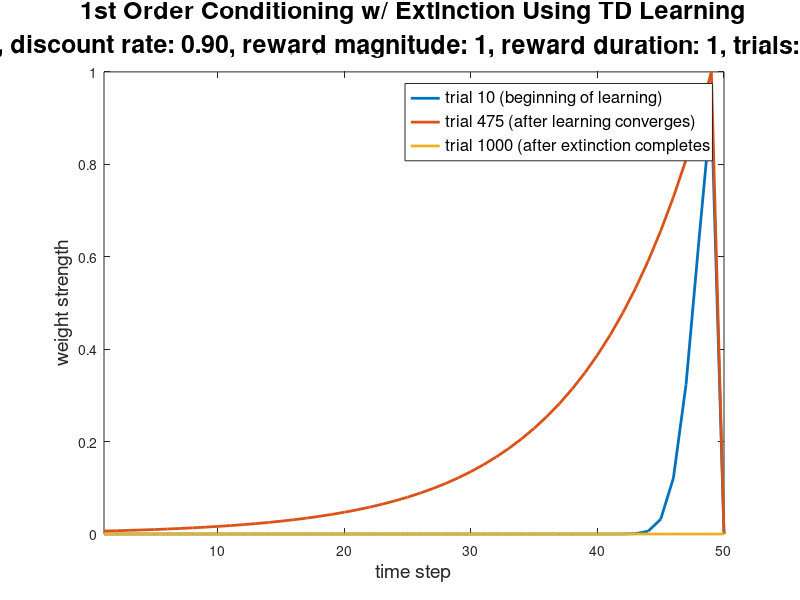
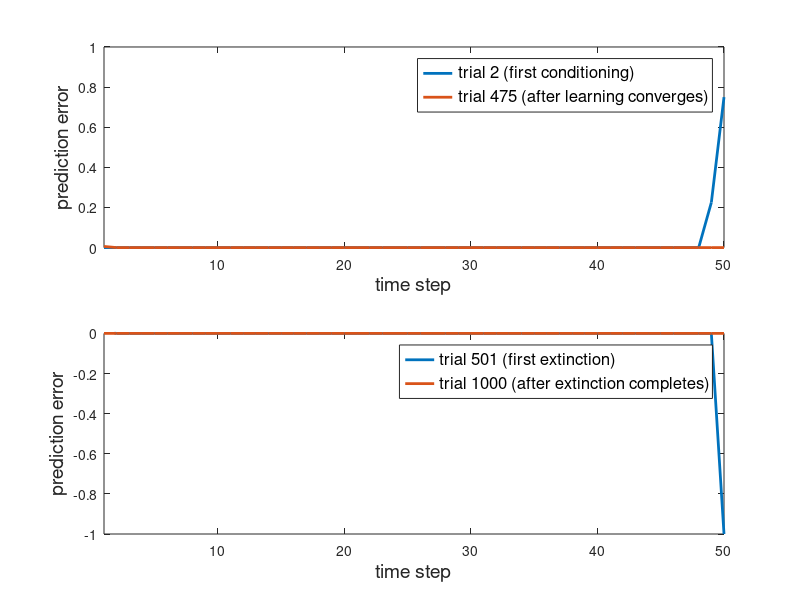

MATLAB code for these plots, in order: (Note: this script raises an error after producing the figures.)
% temporal difference learning model
% extension of the rescorla-wagner model
alpha=.25; % learning rate
gamma = 0.9; % discount rate
lambda=1; % reward magnitude (strength)
lambda_duration = 1; % reward duration, length reward is active

trainN = 1000; % number of training examples

time_steps=50; % how long from stimulus to reward

% vector to keep track of current time-step. which is active and which are 
% inactive. represents current time
time_representation = zeros(1,time_steps); 
% keep track of values for each time step. prediction weights
value_prediction = zeros(1,time_steps); 
% keep record of each value for all trials
value_prediction_mat = zeros(trainN,time_steps);
prediction_error_mat = zeros(trainN,time_steps);

for tN = 1:trainN % which trial
    last_prediction=0; % no prediction of reward when starting out
    if (tN > 500)
        lambda = 0; % extinction of reward after 500 trials
    end
    for timeN = 1:time_steps % which time step of current trial
        if (timeN==50) %reward time
            current_reward = lambda;
        else % no reward
            current_reward = 0;
        end
        time_representation = 0.*time_representation; % reset to 0
        if (timeN>10) % first stimulus
            time_representation(timeN) = 1; 
        end
        time_representation(timeN) = 1; % assign current time a value of 1
        % step 1 calculate predicted reward
        current_prediction = sum(value_prediction.*time_representation);
        % step 2 calculate prediction error, 2nd version diff from slides
        prediction_error = current_reward+gamma.*current_prediction-last_prediction;
        % step 3 calculate weight update
        if (timeN > 1)
            value_prediction(timeN-1)=value_prediction(timeN-1)+alpha.*prediction_error;
        end
        
        last_prediction=current_prediction; % update your last prediction for next timestep
        value_prediction_mat(tN,timeN) = last_prediction;
        prediction_error_mat(tN,timeN) = prediction_error;
    end
end
    
% plot 1: value function (weights)
figure(1), clf
plot(value_prediction_mat(10,:),'LineWidth',2); % trial 10 (beginning of learning) 
hold on
plot(value_prediction_mat(475,:),'LineWidth',2); % trial 475 (after learning converges) 
plot(value_prediction_mat(1000,:),'LineWidth',2); % trial 1000 (after extinction completes) 
xlabel('time step','FontSize',14), ylabel('weight strength','FontSize',14)
legend('trial 10 (beginning of learning)',...
    'trial 475 (after learning converges)','trial 1000 (after extinction completes','FontSize',12,'Location','best')
set(gca,'xlim',[1 50])
title(sprintf('1st Order Conditioning w/ Extinction Using TD Learning\nlearning rate: %1.2f, discount rate: %1.2f, reward magnitude: %d, reward duration: %d, trials: %d, time steps: %d',alpha,gamma,lambda+1,lambda_duration,trainN,time_steps),'FontSize',18)

% plot 2: prediction error
figure(2), clf
subplot(211)
plot(prediction_error_mat(2,:),'LineWidth',2); % trial 2 (first conditioning) 
hold on
plot(prediction_error_mat(475,:),'LineWidth',2); % trial 475 (after learning converges) 
legend('trial 2 (first conditioning)',...
    'trial 475 (after learning converges)','FontSize',12,'Location','best')
xlabel('time step','FontSize',14), ylabel('prediction error','FontSize',14)
set(gca,'xlim',[1 50],'ylim',[0,1])
subplot(212)
plot(prediction_error_mat(501,:),'LineWidth',2); % trial 501 (first extinction) 
hold on
plot(prediction_error_mat(1000,:),'LineWidth',2); % trial 1000 (after extinction completes) 
xlabel('time step','FontSize',14), ylabel('prediction error','FontSize',14)
set(gca,'xlim',[1 50],'ylim',[-1,0])
legend('trial 501 (first extinction)',...
    'trial 1000 (after extinction completes)','FontSize',12,'Location','best')
suptitle(sprintf('1st Order Conditioning w/ Extinction Using TD Learning\nlearning rate: %1.2f, discount rate: %1.2f, reward magnitude: %d, reward duration: %d, trials: %d, time steps: %d',alpha,gamma,lambda+1,lambda_duration,trainN,time_steps))

% mesh(prediction_error_mat);
% xlabel('time step'), ylabel('trial'), zlabel('error')    